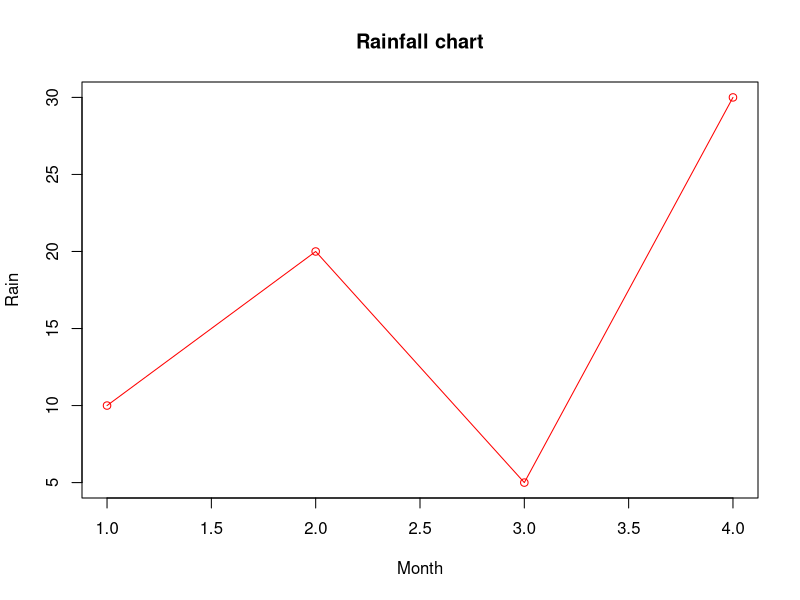

Here is the R script that generated this plot:
#Write R script to create single and multiple Line graph (3 different
#styles preferable).

val <- c(10,20,5,30)

png('line.png')

plot(val,type = 'o',col='red',xlab='Month',ylab = 'Rain',main='Rainfall chart')

dev.off()